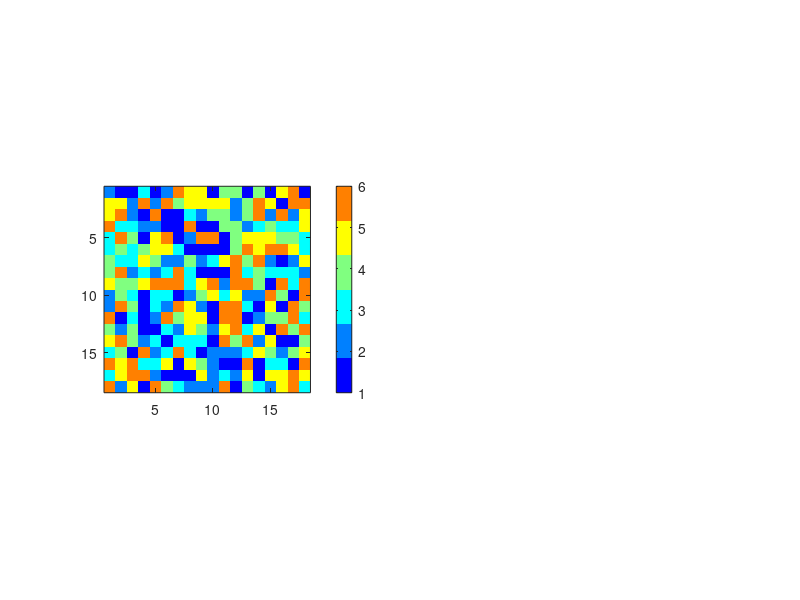

This chart was generated by the following MATLAB code: (Note: this script raises an error after producing the figure.)
clear all;
%I have 6 states from that email. Lets see what I can do with them. Hmm...
total_states = 6 ;
ruleset=[];
time=21;
size=21;


 
 
 
%%
%
%Now what I am going to do is, I am going to have a ruleset and then when I
%am going to compare the results for graphs that have cycles and graphs
%that do not have cycles! And then I will change the initializations and
%the rulesets to see where that takes us.
 
%THREE THINGS THAT CAN COMPLETELY DEFINE FATE FOR OUR DETERMINISTIC MODEL:
    %GRAPH
    %RULESET
    %INITIALIZATION
    
 
    
%%%%%%%%%%%%%%%%%%%%%%%%%%%%%%%%%%%%%%%%%%%%%%%%%%%%%%%%%%%%%%%%%%%%%%%%%%%    
%%%%%%%%%%%%%%%%%%%%%%%%%%%%%%%%%%%%%%%%%%%%%%%%%%%%%%%%%%%%%%%%%%%%%%%%%%%
    
%INITIALIZATION
%Different ways to initialize the cells
 
 
 
 
 
 
 
if 1% we dont need this for the statistics section
%%%%%%%%%%%%%%%%%%%%%%%%%%%%%%%%%%%%%%%%%%%%%%%%%%%%%%%%%%%%%%%%%%%%%%%%%%%
%%%%%%%%%%%%%%%%%%%%%%%%%%%%%%%%%%%%%%%%%%%%%%%%%%%%%%%%%%%%%%%%%%%%%%%%%%%
 
%RULE
%The ruleset here is the new state when a cell receives a signal
%First line is change in state when you do receive a signal
%Second line is a change in state when you do not receive a signal
rule_original = [ 3 , 0 ;...
         1 , 0 ;...
         2 , 0 ;...
         2 , 0 ;...
         4 , 0 ;...
         1 , 0 ] ;
 
rule = rule_original(:,1) ;
 
 
end
 

rule = [ rule rule rule rule rule rule];
 
%%%%%%%%%%%%%%%%%%%%%%%%%%%%%%%%%%%%%%%%%%%%%%%%%%%%%%%%%%%%%%%%%%%%%%%%%%%
%%%%%%%%%%%%%%%%%%%%%%%%%%%%%%%%%%%%%%%%%%%%%%%%%%%%%%%%%%%%%%%%%%%%%%%%%%%
 
%GRAPH FOR ACYCLIC - LEBON ET AL
graph = zeros(total_states,total_states);
 
%The graph from the lauren paper is the following DAG
graph = [ 0 , 0 , 0 , 0 , 0 , 0 ;...
          0 , 0 , 0 , 0 , 0 , 0 ;...
          0 , 0 , 0 , 0 , 0 , 0 ;...
          1 , 1 , 0 , 0 , 0 , 0 ;...
          1 , 1 , 0 , 0 , 0 , 0 ;...
          1 , 1 , 1 , 0 , 1 , 0 ] ;
      
 
final = rule .* graph ;
  
 
 
%%
 
%A graph with a cycle so we can see a comparision
cycle_graph = [ 0 , 0 , 0 , 0 , 0 , 0 ;...
                0 , 0 , 0 , 0 , 0 , 0 ;...
                0 , 0 , 0 , 0 , 0 , 0 ;...
                0 , 1 , 0 , 0 , 0 , 1 ;...
                1 , 0 , 0 , 1 , 0 , 0 ;...
                0 , 0 , 1 , 0 , 1 , 0 ] ;

      
 
cycle_final = rule .* cycle_graph ;
  
%cycle_final
%%
 
        
%%%%%%%%%%%%%%%%%%%%%%%%%%%%%%%%%%%%%%%%%%%%%%%%%%%%%%%%%%%%%%%%%%%%%%%%%%%
%%%%%%%%%%%%%%%%%%%%%%%%%%%%%%%%%%%%%%%%%%%%%%%%%%%%%%%%%%%%%%%%%%%%%%%%%%%
 
 

 
 
 
%TYPE AND SIZE DEFINITION
A = randi([1 total_states],size,size,1);
 
%%
%%%%%%%%%%
%INITIALIZING FOR LAUREN PAPER
 
 
%%
A = repmat(A,[1 1 time]);
%imagesc(A(:,:,4))
 
 
%B is A for cyclic
B = A;
    
    
    
%%%%%%%%%%%%%%%%%%%%%%%%%%%%%%%%%%%%%%%%%%%%%%%%%%%%%%%%%%%%%%%%%%%%%%%%%%%
%%%%%%%%%%%%%%%%%%%%%%%%%%%%%%%%%%%%%%%%%%%%%%%%%%%%%%%%%%%%%%%%%%%%%%%%%%%
%UPDATION 
 
for(t= 1:time-1),
 
%
    for(x=2:size-1)
        for(y=2:size-1)
            
       
            a_signal=0;        
            c_signal=0;
 
            
        %%FOR ACYCLIC and ACYCLIC
            for(i=[-1,0,1])
                for(j=[-1,0,1])
                   
                    %CHECK FOR THE ACYCLIC GRAPH
                    if( graph(A(x,y,t),A(x+i,y+j,t)) ~= 0  ) ,
                        a_signal=1;
                        a_signal_x = x+i;
                        a_signal_y = y+j;
                    end
                    
                    
                    %CHECK FOR THE CYCLIC GRAPH
                    if( cycle_graph(B(x,y,t),B(x+i,y+j,t)) ~= 0  ) ,
                        c_signal=1;
                        c_signal_x = x+i;
                        c_signal_y = y+j;
 
                    end
                    
                end
                
            end
            
            %%SIGNAL DECISION FOR ACYCLIC
                    if( a_signal == 1 ) ,
                        A(x,y,t+1) = final(A(x,y,t) ,A(a_signal_x,a_signal_y,t));
                         
              
                    else
                        A(x,y,t+1) = A(x,y,t);
 
                    end
        
        %%%%%%%%%%%%%%%%%%%%%%%%%%%%%%%%%%%%%%
        
          
           %%SIGNAL DECISION for CYCLIC
                    if( c_signal == 1 ) ,
                        B(x,y,t+1) = cycle_final(B(x,y,t) ,B(c_signal_x,c_signal_y,t));
                         
                    else
                        B(x,y,t+1) = B(x,y,t);
 
                    end
            
            
 
        
        end
    end
end
%%
 
 %%
if 1 % we dont need this section for now !
figure
 
for(rec=1:time)
drawnow
subplot(121);
%%%PLOT FOR ACYCLIC
h = imagesc(A(2:size-2,2:size-2,rec));
axis square;
caxis([1 6]);
colormap(jet(6));
q = colorbar;
q.Location = 'southoutside';
xlabel(q, 'State Marker');
 
ylabel('Cell Position');
xlabel('Time Step');
title(strcat('Acyclic | Rule: ',mat2str(rule_original(:,1))))
ax = gca;
ax.YTick = 1.5 : 1 : size -0.5;
ax.XTick = 1.5 : 1 : size -0.5;
ax.YGrid = 'on';
ax.XGrid = 'on';
set(gca,'XTickLabel',[]);
set(gca,'YTickLabel',[]);
%%%
 
 
subplot(122);
%%%PLOT FOR CYCLIC
h = imagesc(B(2:size-2,2:size-2,rec));
axis square;
caxis([1 6]);
colormap(jet(6));
q = colorbar;
q.Location = 'southoutside';
%set(q,'YTick',[1,2,3,4,5,6])
 
%lcolorbar(labels,'fontweight','bold');
 
 
xlabel(q, 'State Marker');
ylabel('Cell Position');
xlabel('Time Step');
title(strcat('Cyclic | Rule: ',mat2str(rule_original(:,1))));
ax = gca;
ax.YTick = 1.5 : 1 : size -0.5;
ax.XTick = 1.5 : 1 : size -0.5;
ax.YGrid = 'on';
ax.XGrid = 'on';
set(gca,'XTickLabel',[]);
set(gca,'YTickLabel',[]);
%%%
 
 
M(rec) = getframe(gcf);
%close all;
end
 
 
%%Save Figure
%savefig(strcat(mat2str(big),mat2str(rule_original(:,1))))
%saveas(gcf,strcat(mat2str(big),mat2str(rule_original(:,1)),'.png'))
%clearvars -except big;
%end
%%
movie2avi(M,strcat('ligands3_states6_cyclesize3',mat2str(rule_original(:,1)),'.avi'))
end
